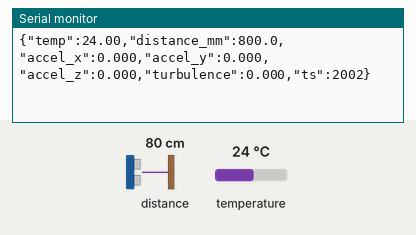
A sketch run on a simulated Arduino Uno R4 WiFi. Shown: the last lines printed to the serial monitor. The inputs (shaded band) are chosen by the test bench; at power-on: distance to the obstacle 80 cm, temperature 24 °C.

Above: at 2.8 s.
2.9 s: distance to the obstacle set to 2 cm
At 5.1 s:
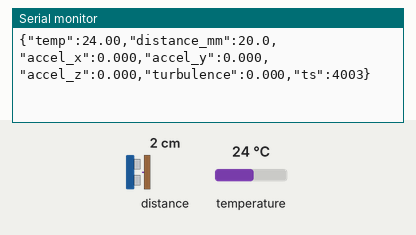
5.6 s: temperature set to 12 °C
At 6.7 s:
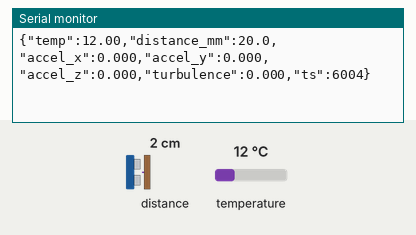
8.3 s: distance to the obstacle set to 4 cm
At 11.0 s:
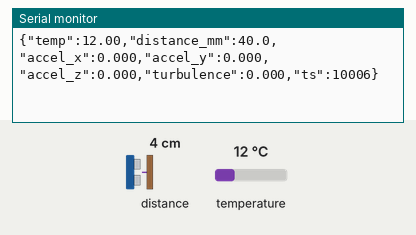
Timing chart, 0 to 12.5 s (numbered marks = the images above; inputs shaded):
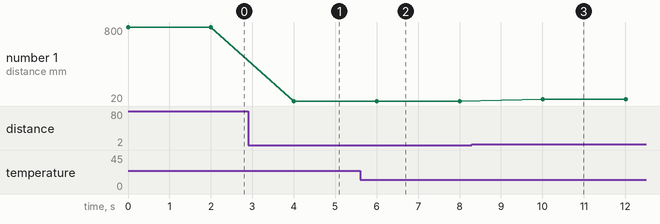

The sketch:

sentinel_firmware.ino
```cpp
// sentinel_firmware.ino — Aegis Ocean
// Arduino Modulino (Thermo + Distance + Movement) via Qwiic daisy-chain
//
// Library: "Arduino_Modulino" — install from Arduino Library Manager
// Board:   Arduino Uno
// Baud:    9600
//
// Acceptance test:
//   Serial Monitor → valid JSON every 2 seconds
//   Warm Thermo in hand → temp rises
//   Add water under Distance module → dist_mm increases
//   Shake Movement → turbulence jumps

#include <Modulino.h>

ModulinoThermo   thermo;
ModulinoDistance distance;
ModulinoMovement movement;

void setup() {
  Serial.begin(9600);
  Modulino.begin();
  thermo.begin();
  distance.begin();
  movement.begin();
}

void loop() {
  float tempC   = thermo.getTemperature();
  float dist_mm = distance.get();
  float ax = movement.getAccelerationX();
  float ay = movement.getAccelerationY();
  float az = movement.getAccelerationZ();

  // Subtract gravity (9.81 m/s²) to isolate wave-like motion
  float turbulence = sqrt(ax*ax + ay*ay + az*az) - 9.81;
  if (turbulence < 0) turbulence = 0;

  Serial.print("{\"temp\":");
  Serial.print(tempC, 2);
  Serial.print(",\"distance_mm\":");
  Serial.print(dist_mm, 1);
  Serial.print(",\"accel_x\":");
  Serial.print(ax, 3);
  Serial.print(",\"accel_y\":");
  Serial.print(ay, 3);
  Serial.print(",\"accel_z\":");
  Serial.print(az, 3);
  Serial.print(",\"turbulence\":");
  Serial.print(turbulence, 3);
  Serial.print(",\"ts\":");
  Serial.print(millis());
  Serial.println("}");

  delay(2000);
}
```

Measured:
- after the input at 2.9 s, the serial monitor: prints a new line after 1.1 s (image 1)
- after the input at 5.6 s, the serial monitor: prints a new line after 0.40 s (image 2)
- after the input at 8.3 s, the serial monitor: prints a new line after 1.7 s (image 3)
- plotted number 1: 800 → 20 after the input at 2.9 s, 20 → 40 after the input at 8.3 s
